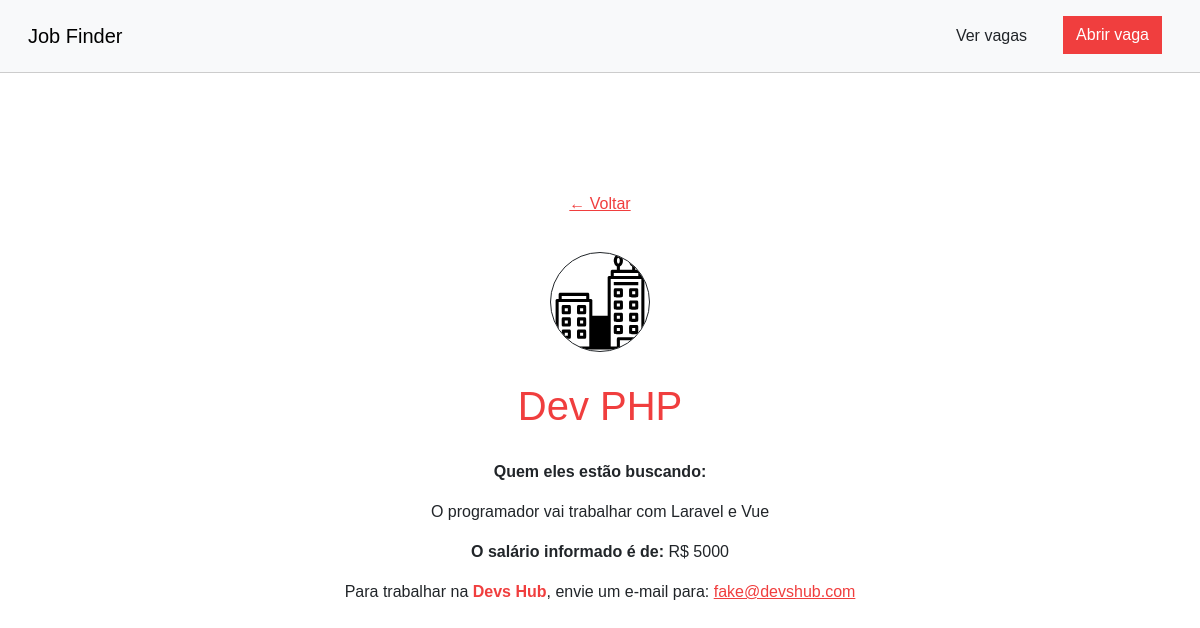
/jobs/view/1/, run on the app's committed database.
### job_finder/models.py (models this page shows)
class Jobs(models.Model):
    title = models.TextField(blank=True, null=True)
    salary = models.TextField(blank=True, null=True)
    company = models.TextField(blank=True, null=True)
    email = models.TextField(blank=True, null=True)
    new_job = models.IntegerField(blank=True, null=True)
    createdat = models.TextField(db_column='createdAt', blank=True, null=True)  # Field name made lowercase.
    updatedat = models.TextField(db_column='updatedAt', blank=True, null=True)  # Field name made lowercase.
    description = models.TextField(blank=True, null=True)
    class Meta:
        managed = False
        db_table = 'jobs'

### job_finder/views.py (the view)
# urls.py: path('jobs/view/<int:job_id>/', views.view_job, name='view_job'),
def view_job(request, job_id):
    job = Jobs.objects.get(pk=job_id)
    return render(request, 'view.html', {'job': job})

### job_finder/templates/view.html (shortened to what this page needs)
{% extends 'base.html' %}
{% load static %}
{% block content %}
<div id="job-view-container" class="container mt-5 pt-5">
    <div class="row text-center">
        <a class="back-link main-color mb-3" href="{% url 'index' %}">← Voltar</a>
        <div id="img-container" class="col-md-12 text-center">
            <img class="mx-auto d-block" src="{% static 'job_finder/company.svg' %}" alt="Company">
        </div>
        <div class="col-md-12">
            <h1 class="main-color">{{ job.title }}</h1>
            <p class="bold">Quem eles estão buscando:</p>
            <p class="job-desc">{{ job.description }}</p>
            <p><span class="bold">O salário informado é de:</span> R$ {{ job.salary }}</p>
            <p>
                Para trabalhar na <span class="bold main-color">{{ job.company }}</span>,
                envie um e-mail para:
                <a class="main-color" href="mailto:{{ job.email }}">{{ job.email }}</a>
            </p>
        </div>
    </div>
</div>
{% endblock %}

### job_finder/static/job_finder/styles.css (style rules this page uses)
* { box-sizing: border-box; font-family: Arial, Helvetica, sans-serif; }
#job-view-container { margin-top: 100px; }
#job-view-container h1 { margin-bottom: 30px; }
#img-container { margin-top: 20px; margin-bottom: 30px; }
#img-container img { width: 100px; border-radius: 50%; border: 1px solid #212529; }
.job-desc { width: 60%; margin-left: auto; margin-right: auto; }
.bold { font-weight: bold; }
.main-color { color: #F03E3E; }

### data on the page
Jobs: title "Dev PHP", description "O programador vai trabalhar com Laravel e Vue", salary "5000", company "Devs Hub", email "fake@devshub.com"
